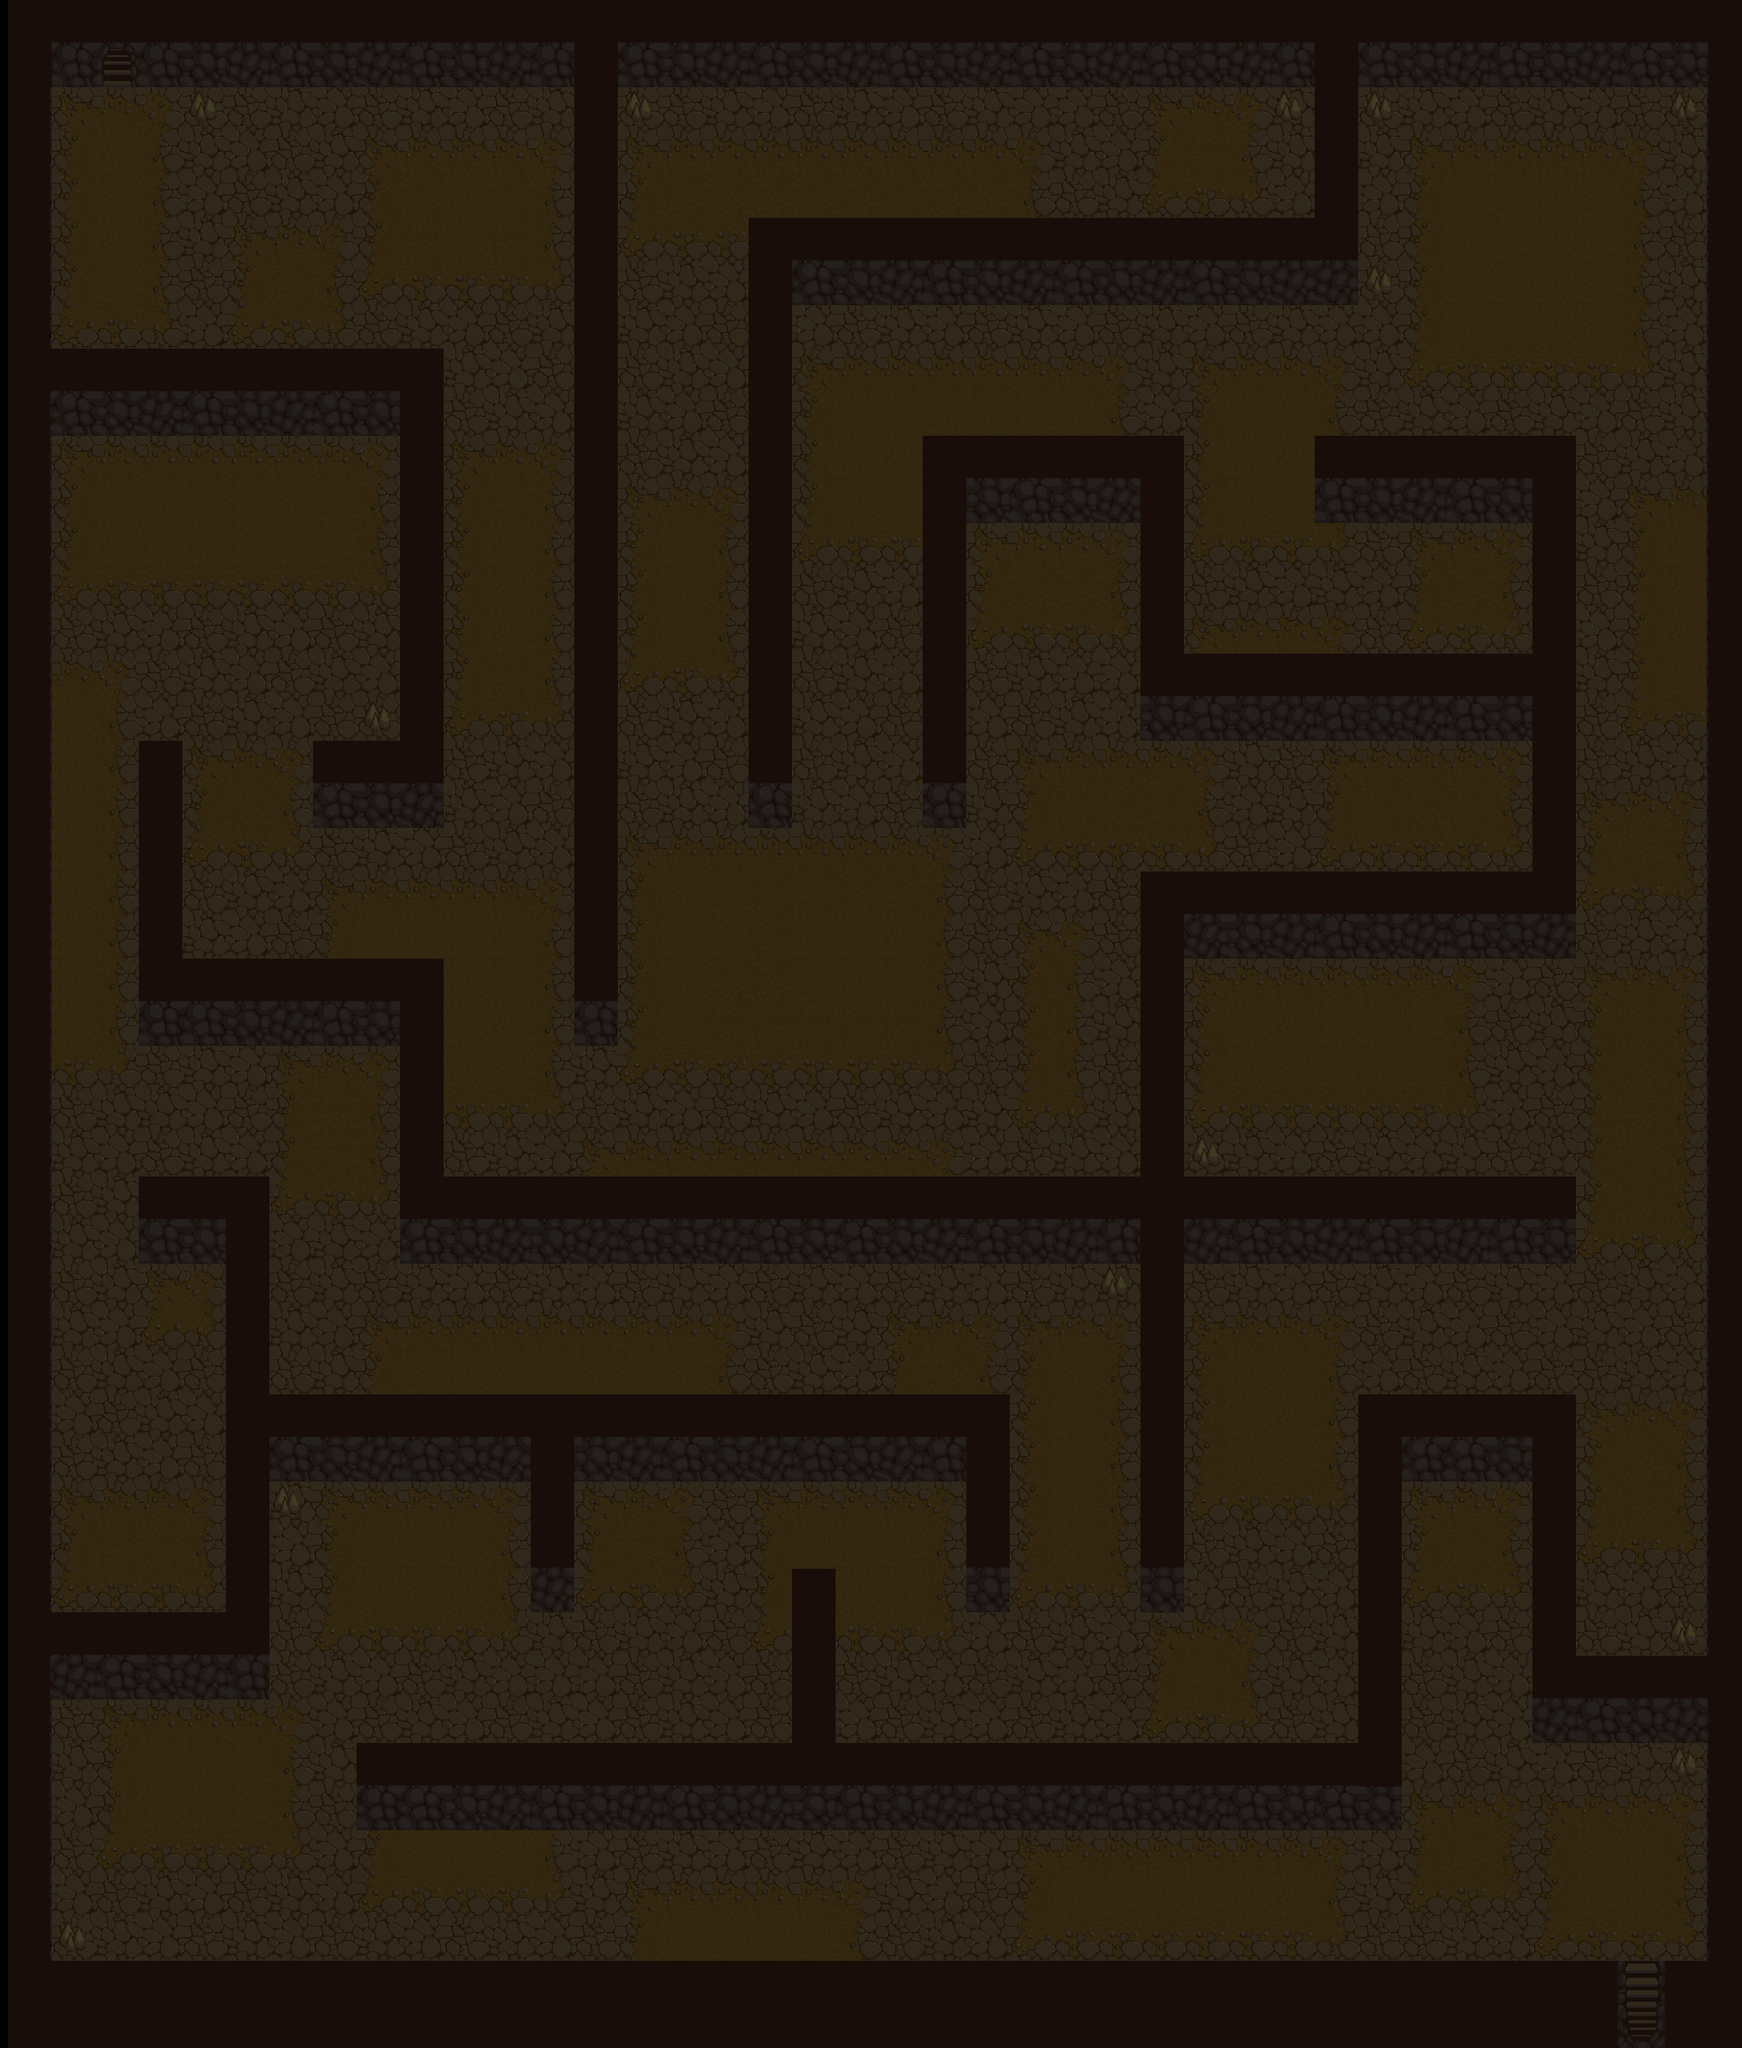

Tiled map render using the project's own tile images. Description and the whole map definition, tile-layer contents included, below:
An orthogonal 40x47 tile map with 64x64 px tiles, 1 tile layer (Walls).

<map version="1.0" orientation="orthogonal" renderorder="right-down" width="40" height="47" tilewidth="64" tileheight="64" nextobjectid="158">
 <tileset firstgid="1" name="TileMap2.0" tilewidth="64" tileheight="64" tilecount="180" columns="6">
  <image source="../Images/Tile_Map.png" width="384" height="1920" />
  <tile id="0">
   <properties>
    <property name="Collidable" type="bool" value="true" />
   </properties>
  </tile>
  <tile id="1">
   <properties>
    <property name="Collidable" type="bool" value="true" />
   </properties>
  </tile>
  <tile id="2">
   <properties>
    <property name="Collidable" type="bool" value="true" />
   </properties>
  </tile>
  <tile id="3">
   <properties>
    <property name="Collidable" type="bool" value="true" />
   </properties>
  </tile>
  <tile id="4">
   <properties>
    <property name="Collidable" type="bool" value="true" />
   </properties>
  </tile>
  <tile id="5">
   <properties>
    <property name="Collidable" type="bool" value="true" />
   </properties>
  </tile>
  <tile id="6">
   <properties>
    <property name="Collidable" type="bool" value="true" />
   </properties>
  </tile>
  <tile id="7">
   <properties>
    <property name="Collidable" type="bool" value="true" />
   </properties>
  </tile>
  <tile id="8">
   <properties>
    <property name="Collidable" type="bool" value="true" />
   </properties>
  </tile>
  <tile id="9">
   <properties>
    <property name="Collidable" type="bool" value="true" />
   </properties>
  </tile>
  <tile id="10">
   <properties>
    <property name="Collidable" type="bool" value="true" />
   </properties>
  </tile>
  <tile id="11">
   <properties>
    <property name="Collidable" type="bool" value="true" />
   </properties>
  </tile>
  <tile id="12">
   <properties>
    <property name="Collidable" type="bool" value="true" />
   </properties>
  </tile>
  <tile id="13">
   <properties>
    <property name="Collidable" type="bool" value="true" />
   </properties>
  </tile>
  <tile id="14">
   <properties>
    <property name="Collidable" type="bool" value="true" />
   </properties>
  </tile>
  <tile id="15">
   <properties>
    <property name="Collidable" type="bool" value="true" />
   </properties>
  </tile>
  <tile id="16">
   <properties>
    <property name="Collidable" type="bool" value="true" />
   </properties>
  </tile>
  <tile id="17">
   <properties>
    <property name="Collidable" type="bool" value="true" />
   </properties>
  </tile>
  <tile id="36">
   <properties>
    <property name="Collidable" type="bool" value="true" />
   </properties>
  </tile>
  <tile id="37">
   <properties>
    <property name="Collidable" type="bool" value="true" />
   </properties>
  </tile>
  <tile id="38">
   <properties>
    <property name="Collidable" type="bool" value="true" />
   </properties>
  </tile>
  <tile id="39">
   <properties>
    <property name="Collidable" type="bool" value="true" />
   </properties>
  </tile>
  <tile id="40">
   <properties>
    <property name="Collidable" type="bool" value="true" />
   </properties>
  </tile>
  <tile id="41">
   <properties>
    <property name="Collidable" type="bool" value="true" />
   </properties>
  </tile>
  <tile id="42">
   <properties>
    <property name="Collidable" type="bool" value="true" />
   </properties>
  </tile>
  <tile id="43">
   <properties>
    <property name="Collidable" type="bool" value="true" />
   </properties>
  </tile>
  <tile id="44">
   <properties>
    <property name="Collidable" type="bool" value="true" />
   </properties>
  </tile>
  <tile id="45">
   <properties>
    <property name="Collidable" type="bool" value="true" />
   </properties>
  </tile>
  <tile id="46">
   <properties>
    <property name="Collidable" type="bool" value="true" />
   </properties>
  </tile>
  <tile id="47">
   <properties>
    <property name="Collidable" type="bool" value="true" />
   </properties>
  </tile>
  <tile id="48">
   <properties>
    <property name="Collidable" type="bool" value="true" />
   </properties>
  </tile>
  <tile id="49">
   <properties>
    <property name="Collidable" type="bool" value="true" />
   </properties>
  </tile>
  <tile id="50">
   <properties>
    <property name="Collidable" type="bool" value="true" />
   </properties>
  </tile>
  <tile id="51">
   <properties>
    <property name="Collidable" type="bool" value="true" />
   </properties>
  </tile>
  <tile id="52">
   <properties>
    <property name="Collidable" type="bool" value="true" />
   </properties>
  </tile>
  <tile id="53">
   <properties>
    <property name="Collidable" type="bool" value="true" />
   </properties>
  </tile>
  <tile id="72">
   <properties>
    <property name="Collidable" type="bool" value="true" />
   </properties>
  </tile>
  <tile id="73">
   <properties>
    <property name="Collidable" type="bool" value="true" />
   </properties>
  </tile>
  <tile id="74">
   <properties>
    <property name="Collidable" type="bool" value="true" />
   </properties>
  </tile>
  <tile id="75">
   <properties>
    <property name="Collidable" type="bool" value="true" />
   </properties>
  </tile>
  <tile id="76">
   <properties>
    <property name="Collidable" type="bool" value="true" />
   </properties>
  </tile>
  <tile id="77">
   <properties>
    <property name="Collidable" type="bool" value="true" />
   </properties>
  </tile>
  <tile id="78">
   <properties>
    <property name="Collidable" type="bool" value="true" />
   </properties>
  </tile>
  <tile id="79">
   <properties>
    <property name="Collidable" type="bool" value="true" />
   </properties>
  </tile>
  <tile id="80">
   <properties>
    <property name="Collidable" type="bool" value="true" />
   </properties>
  </tile>
  <tile id="81">
   <properties>
    <property name="Collidable" type="bool" value="true" />
   </properties>
  </tile>
  <tile id="82">
   <properties>
    <property name="Collidable" type="bool" value="true" />
   </properties>
  </tile>
  <tile id="83">
   <properties>
    <property name="Collidable" type="bool" value="true" />
   </properties>
  </tile>
  <tile id="84">
   <properties>
    <property name="Collidable" type="bool" value="true" />
   </properties>
  </tile>
  <tile id="85">
   <properties>
    <property name="Collidable" type="bool" value="true" />
   </properties>
  </tile>
  <tile id="86">
   <properties>
    <property name="Collidable" type="bool" value="true" />
   </properties>
  </tile>
  <tile id="87">
   <properties>
    <property name="Collidable" type="bool" value="true" />
   </properties>
  </tile>
  <tile id="88">
   <properties>
    <property name="Collidable" type="bool" value="true" />
   </properties>
  </tile>
  <tile id="89">
   <properties>
    <property name="Collidable" type="bool" value="true" />
   </properties>
  </tile>
  <tile id="108">
   <properties>
    <property name="Collidable" type="bool" value="true" />
   </properties>
  </tile>
  <tile id="109">
   <properties>
    <property name="Collidable" type="bool" value="true" />
   </properties>
  </tile>
  <tile id="110">
   <properties>
    <property name="Collidable" type="bool" value="true" />
   </properties>
  </tile>
  <tile id="111">
   <properties>
    <property name="Collidable" type="bool" value="true" />
   </properties>
  </tile>
  <tile id="112">
   <properties>
    <property name="Collidable" type="bool" value="true" />
   </properties>
  </tile>
  <tile id="113">
   <properties>
    <property name="Collidable" type="bool" value="true" />
   </properties>
  </tile>
  <tile id="114">
   <properties>
    <property name="Collidable" type="bool" value="true" />
   </properties>
  </tile>
  <tile id="115">
   <properties>
    <property name="Collidable" type="bool" value="true" />
   </properties>
  </tile>
  <tile id="116">
   <properties>
    <property name="Collidable" type="bool" value="true" />
   </properties>
  </tile>
  <tile id="117">
   <properties>
    <property name="Collidable" type="bool" value="true" />
   </properties>
  </tile>
  <tile id="118">
   <properties>
    <property name="Collidable" type="bool" value="true" />
   </properties>
  </tile>
  <tile id="119">
   <properties>
    <property name="Collidable" type="bool" value="true" />
   </properties>
  </tile>
  <tile id="120">
   <properties>
    <property name="Collidable" type="bool" value="true" />
   </properties>
  </tile>
  <tile id="121">
   <properties>
    <property name="Collidable" type="bool" value="true" />
   </properties>
  </tile>
  <tile id="122">
   <properties>
    <property name="Collidable" type="bool" value="true" />
   </properties>
  </tile>
  <tile id="123">
   <properties>
    <property name="Collidable" type="bool" value="true" />
   </properties>
  </tile>
  <tile id="124">
   <properties>
    <property name="Collidable" type="bool" value="true" />
   </properties>
  </tile>
  <tile id="125">
   <properties>
    <property name="Collidable" type="bool" value="true" />
   </properties>
  </tile>
  <tile id="144">
   <properties>
    <property name="Collidable" type="bool" value="true" />
   </properties>
  </tile>
  <tile id="145">
   <properties>
    <property name="Collidable" type="bool" value="true" />
   </properties>
  </tile>
  <tile id="146">
   <properties>
    <property name="Collidable" type="bool" value="true" />
   </properties>
  </tile>
  <tile id="147">
   <properties>
    <property name="Collidable" type="bool" value="true" />
   </properties>
  </tile>
  <tile id="148">
   <properties>
    <property name="Collidable" type="bool" value="true" />
   </properties>
  </tile>
  <tile id="149">
   <properties>
    <property name="Collidable" type="bool" value="true" />
   </properties>
  </tile>
  <tile id="150">
   <properties>
    <property name="Collidable" type="bool" value="true" />
   </properties>
  </tile>
  <tile id="151">
   <properties>
    <property name="Collidable" type="bool" value="true" />
   </properties>
  </tile>
  <tile id="152">
   <properties>
    <property name="Collidable" type="bool" value="true" />
   </properties>
  </tile>
  <tile id="153">
   <properties>
    <property name="Collidable" type="bool" value="true" />
   </properties>
  </tile>
  <tile id="154">
   <properties>
    <property name="Collidable" type="bool" value="true" />
   </properties>
  </tile>
  <tile id="155">
   <properties>
    <property name="Collidable" type="bool" value="true" />
   </properties>
  </tile>
  <tile id="156">
   <properties>
    <property name="Collidable" type="bool" value="true" />
   </properties>
  </tile>
  <tile id="157">
   <properties>
    <property name="Collidable" type="bool" value="true" />
   </properties>
  </tile>
  <tile id="158">
   <properties>
    <property name="Collidable" type="bool" value="true" />
   </properties>
  </tile>
  <tile id="159">
   <properties>
    <property name="Collidable" type="bool" value="true" />
   </properties>
  </tile>
  <tile id="160">
   <properties>
    <property name="Collidable" type="bool" value="true" />
   </properties>
  </tile>
  <tile id="161">
   <properties>
    <property name="Collidable" type="bool" value="true" />
   </properties>
  </tile>
 </tileset>
 <layer name="Walls" width="40" height="47" offsetx="12" offsety="0">
  <data encoding="csv">
40,37,38,37,38,39,37,38,39,37,38,39,37,40,37,38,39,37,38,39,37,38,39,37,38,39,37,38,39,37,40,37,38,39,37,38,39,37,38,40,
40,43,57,43,44,45,43,44,45,43,44,45,43,40,43,44,45,43,44,45,43,44,45,43,44,45,43,44,45,43,40,43,44,45,43,44,45,43,44,41,
42,58,59,60,46,67,68,69,67,68,69,67,68,40,46,67,68,69,67,68,69,67,68,69,69,67,58,59,60,47,40,46,68,69,67,68,69,67,46,41,
42,64,61,66,68,69,67,68,58,59,59,59,60,40,58,59,59,59,59,59,59,59,59,60,68,69,64,65,66,68,40,68,58,59,59,59,59,60,68,41,
42,64,61,66,69,67,68,69,64,65,61,65,66,40,64,65,65,65,65,65,65,65,65,66,67,68,70,71,72,69,40,69,64,61,61,61,61,66,69,41,
42,64,61,66,68,58,59,60,64,65,61,65,66,40,70,71,71,40,37,38,39,37,38,39,37,38,39,37,38,39,39,67,64,61,61,61,61,66,67,41,
42,64,61,66,67,64,65,66,70,71,71,71,72,40,67,68,69,40,43,44,45,43,44,45,43,44,45,43,44,45,45,46,64,61,61,61,61,66,68,41,
42,70,71,72,69,70,71,72,67,68,69,67,68,40,68,69,67,40,69,67,68,69,67,68,69,67,68,69,67,68,69,69,64,61,61,61,61,66,69,41,
40,37,38,39,37,38,39,37,38,40,68,69,67,40,67,68,69,40,58,59,59,59,59,59,59,60,68,58,59,59,60,68,70,71,71,71,71,72,68,41,
42,43,44,45,43,44,45,43,44,40,67,68,69,40,68,69,67,40,64,61,61,61,61,61,61,66,69,64,61,61,66,67,68,69,67,68,69,67,68,41,
42,58,59,59,59,59,59,59,60,40,58,59,60,40,67,68,69,40,64,61,61,40,38,37,38,39,40,64,61,61,37,38,39,37,38,40,67,68,69,41,
42,64,61,61,61,61,61,61,66,40,64,65,66,40,58,59,60,40,64,61,61,40,44,43,44,45,40,64,61,61,43,44,45,43,44,40,69,58,59,41,
42,64,61,61,61,61,61,61,66,40,64,61,66,40,64,61,66,40,70,71,71,40,58,59,59,60,40,70,71,71,72,67,58,59,60,40,68,64,61,41,
42,70,71,71,71,71,71,71,72,40,64,61,66,40,64,61,66,40,67,68,69,40,64,65,65,66,40,67,68,69,68,69,64,65,66,40,67,64,61,41,
42,67,68,69,67,68,69,67,68,40,64,61,66,40,64,61,66,40,68,69,67,40,70,71,71,72,40,58,59,59,60,67,70,71,72,40,69,64,61,41,
42,59,60,67,68,69,67,68,69,40,64,65,66,40,70,71,72,40,67,68,69,40,67,68,69,69,38,37,38,39,37,38,39,37,38,40,68,64,61,41,
42,61,66,69,67,68,69,67,46,40,70,71,72,40,67,68,69,40,68,69,67,40,69,67,68,69,44,43,44,45,43,44,45,43,44,40,67,70,71,41,
42,61,66,40,58,59,60,37,38,39,67,68,69,40,68,69,67,37,67,68,69,37,67,58,59,59,59,60,68,67,58,59,59,59,60,40,67,68,69,41,
42,61,66,40,64,65,66,43,44,45,68,69,67,40,67,68,69,43,68,69,67,43,68,64,65,65,65,66,69,68,64,65,65,65,66,40,58,59,60,41,
42,61,66,40,70,71,72,67,68,69,67,68,69,40,58,59,59,59,59,59,59,60,69,70,71,71,71,72,67,69,70,71,71,71,72,40,64,65,66,41,
42,61,66,40,67,68,69,58,59,59,59,59,60,40,64,61,61,65,65,65,65,66,67,68,69,67,40,39,38,39,37,38,39,37,38,39,70,71,72,41,
42,61,66,40,68,69,67,64,61,61,61,61,66,40,64,61,61,65,61,61,61,66,67,58,60,67,40,45,44,45,43,44,45,43,44,45,67,68,69,41,
42,61,66,37,37,38,39,37,38,40,61,61,66,37,64,61,65,65,61,61,61,66,68,64,66,69,40,58,59,59,59,59,59,60,69,67,58,59,60,41,
42,61,66,43,43,44,45,43,44,40,61,61,66,43,64,61,65,65,65,65,65,66,69,64,66,68,40,64,61,61,61,61,61,66,67,68,64,65,66,41,
42,71,72,67,68,69,58,59,60,40,61,61,66,68,70,71,71,71,71,71,71,72,67,64,66,67,40,64,61,61,61,61,61,66,68,69,64,65,66,41,
42,67,68,68,69,67,64,65,66,40,71,71,72,67,68,69,67,68,69,67,68,69,68,70,72,68,40,70,71,71,71,71,71,72,69,67,64,65,66,41,
42,68,69,67,68,69,64,65,66,40,67,68,69,58,59,59,59,59,59,59,59,60,69,67,68,69,40,48,68,69,67,68,69,68,67,68,64,65,66,41,
42,67,68,37,38,40,70,71,72,37,38,39,38,39,37,38,39,37,38,37,38,39,37,38,39,37,40,39,37,38,39,37,38,39,37,38,64,65,66,41,
42,68,69,43,44,40,69,68,69,43,44,45,44,45,43,44,45,43,44,43,44,45,43,44,45,43,40,45,43,44,45,43,44,45,43,44,70,71,72,41,
42,67,68,58,60,40,67,68,67,68,69,67,68,69,67,68,69,67,68,69,67,68,69,67,68,47,40,67,68,69,67,68,69,67,68,69,67,68,69,41,
42,68,69,70,72,40,68,69,58,59,59,59,59,59,59,59,60,68,67,68,58,59,60,58,59,60,40,58,59,59,60,67,68,69,67,69,68,69,67,41,
42,67,68,69,67,40,67,68,64,61,61,61,61,61,61,61,66,67,68,69,64,65,66,64,61,66,40,64,61,61,66,69,67,68,69,67,67,68,69,41,
42,69,67,68,69,40,37,38,39,37,38,39,40,38,39,37,38,39,37,38,39,37,40,64,61,66,40,64,61,61,66,40,37,37,38,40,58,59,60,41,
42,67,68,69,67,40,43,44,45,43,44,45,40,44,45,43,44,45,43,44,45,43,40,64,61,66,40,64,61,61,66,40,43,43,44,40,64,65,66,41,
42,58,59,59,60,40,47,58,59,59,59,60,40,58,59,60,67,58,59,59,59,60,40,64,61,66,40,70,71,71,72,40,58,59,60,40,64,65,66,41,
42,64,65,65,66,40,69,64,61,61,61,66,39,64,65,66,69,64,61,61,61,66,38,64,61,66,38,67,68,69,67,40,64,65,66,40,70,71,72,41,
42,70,71,71,72,40,68,64,61,61,61,66,45,70,71,72,68,64,40,61,61,66,44,70,71,72,44,69,67,68,69,40,70,71,72,40,68,69,67,41,
40,39,37,38,39,37,67,70,71,71,71,72,68,67,68,69,67,70,40,71,71,72,69,67,68,69,58,59,60,67,68,40,68,69,67,40,67,68,46,41,
42,45,43,44,45,43,67,68,69,67,68,69,69,69,67,68,69,67,40,67,68,69,67,68,69,67,64,65,66,68,69,40,67,68,69,39,37,38,39,40,
42,67,58,59,59,59,60,69,67,68,69,67,68,69,67,68,69,67,40,69,67,68,69,67,68,69,70,71,72,67,68,40,67,68,69,45,43,44,45,41,
42,68,64,61,61,61,66,68,37,37,38,39,37,38,39,37,38,39,38,37,38,39,37,38,39,37,38,39,37,38,37,40,69,67,68,69,67,68,46,41,
42,69,64,61,61,61,66,67,43,43,44,45,43,44,45,43,44,45,44,43,44,45,43,44,45,43,44,45,43,44,43,44,58,59,60,58,59,59,60,41,
42,67,70,71,71,71,72,69,64,61,61,61,66,69,67,68,69,67,68,69,67,68,69,58,59,59,59,59,59,59,60,69,64,65,66,64,61,61,66,41,
42,69,67,68,69,67,68,69,70,71,71,71,72,68,58,59,59,59,59,60,68,69,67,64,61,61,61,61,61,61,66,68,70,71,72,64,61,61,66,41,
42,46,68,69,67,68,69,67,68,69,67,68,69,67,64,61,61,61,61,66,67,68,69,70,71,71,71,71,71,71,72,67,67,68,69,70,71,71,72,41,
40,40,40,40,40,40,40,40,40,40,40,40,40,40,40,40,40,40,40,40,40,40,40,40,40,40,40,40,40,40,40,40,40,40,40,40,42,55,41,40,
40,40,40,40,40,40,40,40,40,40,40,40,40,40,40,40,40,40,40,40,40,40,40,40,40,40,40,40,40,40,40,40,40,40,40,40,42,56,41,40
</data>
 </layer>
</map>
